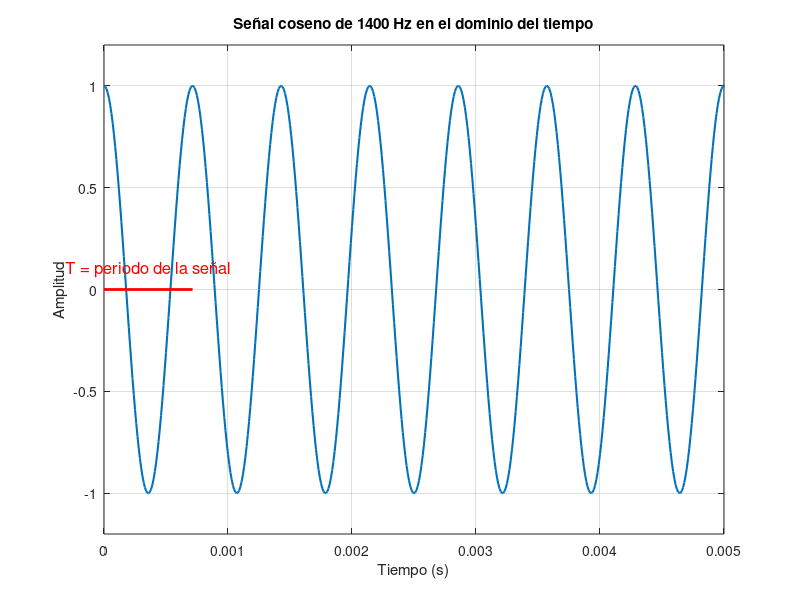
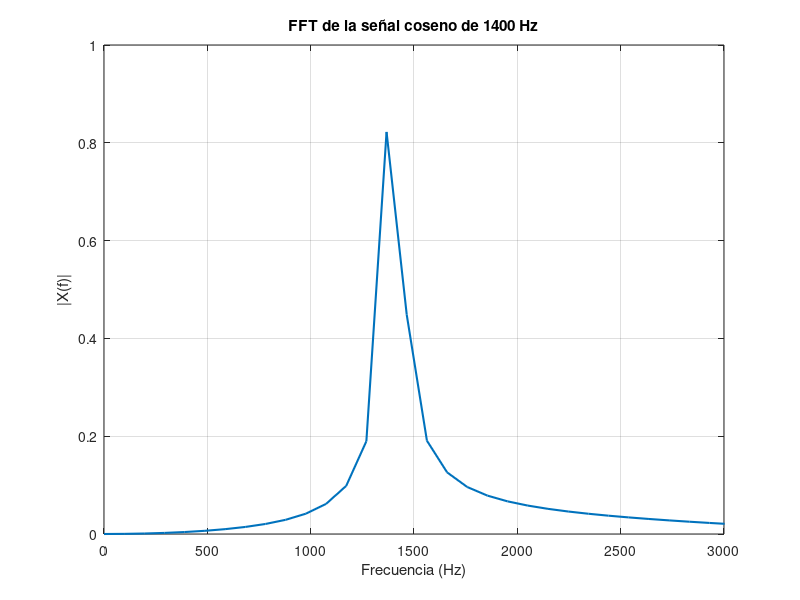

The MATLAB script that drew these images, in order:
% -------- Parámetros --------
Fs = 100000;          % Frecuencia de muestreo (Hz)
f0 = 1400;            % Frecuencia de la señal coseno (Hz)

L = 1000;             % Número de muestras
T = 1/f0;
t = (0:L-1)/Fs;       % Vector de tiempo
x = cos(2*pi*f0*t);   % Señal coseno

% -------- FFT --------
NFFT = 1024;
Y = fft(x, NFFT);

P2 = abs(Y)/L;
P1 = P2(1:NFFT/2+1);
P1(2:end-1) = 2*P1(2:end-1);

f = Fs*(0:(NFFT/2))/NFFT;

% -------- Gráficas --------
% Dominio del tiempo
figure;
plot(t, x, 'LineWidth', 1.5)
xlim([0 0.005])
ylim([-1.2 1.2])
xlabel('Tiempo (s)')
ylabel('Amplitud')
title('Señal coseno de 1400 Hz en el dominio del tiempo')
grid on
line([0 T], [0 0], 'Color', 'r', 'LineWidth', 2)
text(T/2, 0.1, 'T = periodo de la señal', 'Color', 'r', 'FontSize', 12, 'HorizontalAlignment', 'center')

% Dominio de la frecuencia
figure;
plot(f, P1, 'LineWidth', 1.5)
xlim([0 3000])
xlabel('Frecuencia (Hz)')
ylabel('|X(f)|')
title('FFT de la señal coseno de 1400 Hz')
grid on
